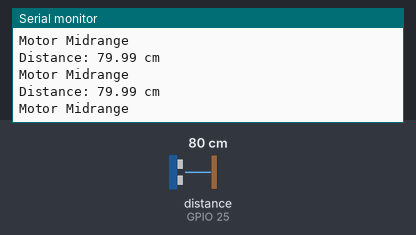
Bench run of a sketch on a simulated ESP32. Parts: the last lines printed to the serial monitor. Wiring (inferred from the names in the program): ultrasonic range finder: trigger GPIO 26; echo GPIO 25. The inputs (shaded band) are chosen by the test bench; at power-on: distance to the obstacle (sensor on GPIO 25) 80 cm. The echo pulse lasts 58.3 µs per cm.

Above: at 2.8 s.
2.9 s: distance to the obstacle (sensor on GPIO 25) set to 9 cm
At 2.96 s:
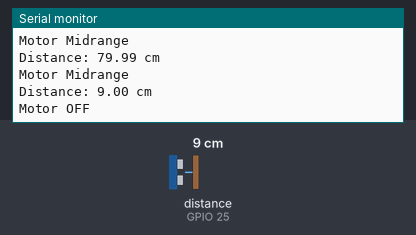
4.4 s: distance to the obstacle (sensor on GPIO 25) set to 12 cm
At 4.47 s:
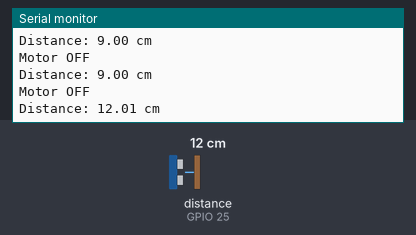
5.9 s: distance to the obstacle (sensor on GPIO 25) set to 55 cm
At 5.99 s:
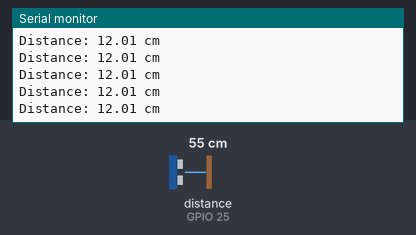
7.4 s: distance to the obstacle (sensor on GPIO 25) set to 66 cm
At 7.45 s:
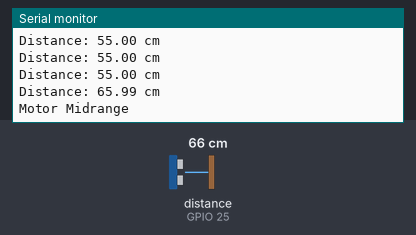
8.9 s: distance to the obstacle (sensor on GPIO 25) set to 77 cm
At 8.91 s:
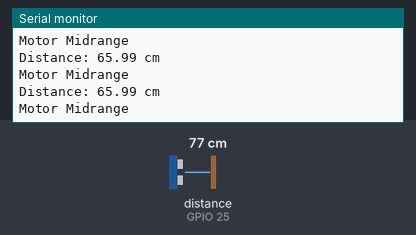
10.4 s: distance to the obstacle (sensor on GPIO 25) set to 86 cm
At 10.49 s:
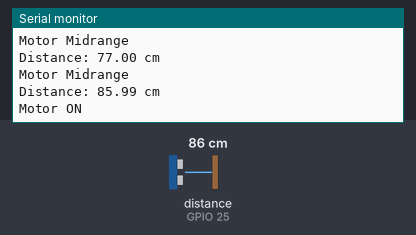
Timing chart, 0 to 13.0 s (numbered marks = the images above; inputs shaded):
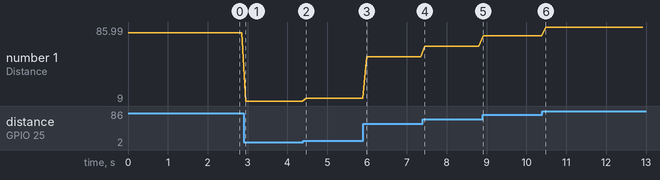

The sketch:

us_limit.ino
```cpp
int TRIGGER_PIN = 26;
int ECHO_PIN = 25;
const float SPEED_OF_SOUND = 343.0;

void setup() {
  Serial.begin(9600);

  pinMode(TRIGGER_PIN, OUTPUT);
  pinMode(ECHO_PIN, INPUT);
}

void loop() {
  digitalWrite(TRIGGER_PIN, LOW);
  delayMicroseconds(2);
  digitalWrite(TRIGGER_PIN, HIGH);
  delayMicroseconds(10);
  digitalWrite(TRIGGER_PIN, LOW);

  long duration = pulseIn(ECHO_PIN, HIGH);

  float distance = (duration * 0.5 * SPEED_OF_SOUND) / 10000.0;


  Serial.print("Distance: ");
  Serial.print(distance, 2);
  Serial.println(" cm");

  if (distance >= 80) {
    Serial.println("Motor ON");
  } else if (distance >= 60 && distance < 80) {
    Serial.println("Motor Midrange");
  } else if (distance <= 10) {
    Serial.println("Motor OFF");
  }

  delay(100);  // 100 milliseconds
}
```

Measured:
- the behaviour switches between 10 and 11 cm on distance to the obstacle (sensor on GPIO 25) (found by bisection; images 1 and 2)
- the behaviour switches between 60 and 61 cm on distance to the obstacle (sensor on GPIO 25) (found by bisection; images 3 and 4)
- the behaviour switches between 80 and 81 cm on distance to the obstacle (sensor on GPIO 25) (found by bisection; images 5 and 6)
- after the input at 2.9 s, the serial monitor: prints a new line after 0.05 s (image 1)
- after the input at 4.4 s, the serial monitor: prints a new line after 0.07 s (image 2)
- after the input at 7.4 s, the serial monitor: prints a new line after 0.05 s (image 4)
- after the input at 10.4 s, the serial monitor: prints a new line after 0.09 s (image 6)
- plotted number 1: 79.99 → 9 after the input at 2.9 s, 9 → 12.01 after the input at 4.4 s, 12.01 → 55 after the input at 5.9 s, 55 → 65.99 after the input at 7.4 s, 65.99 → 77 after the input at 8.9 s
